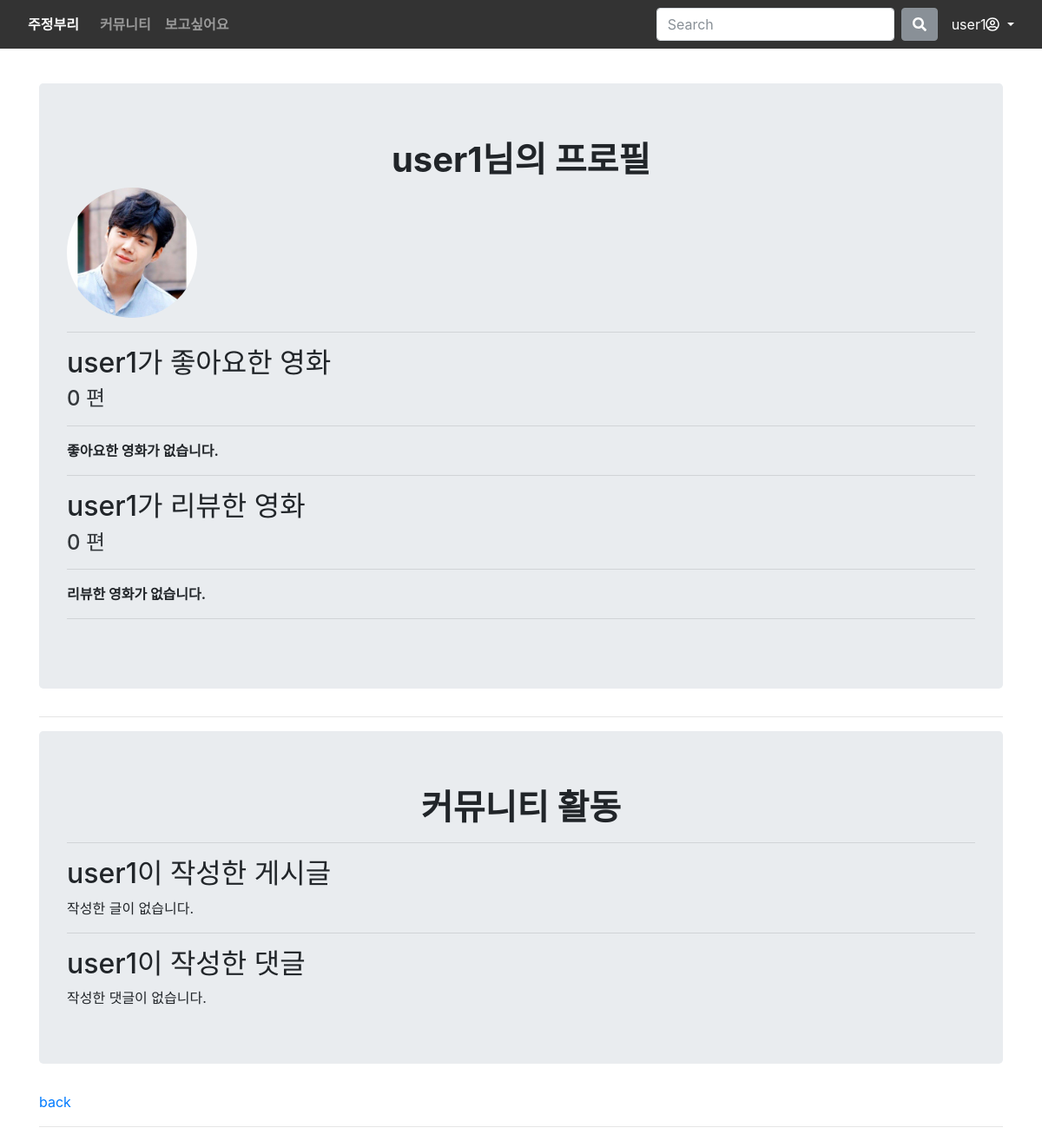
Before: /accounts/user1/ (signed in) with the older database file.
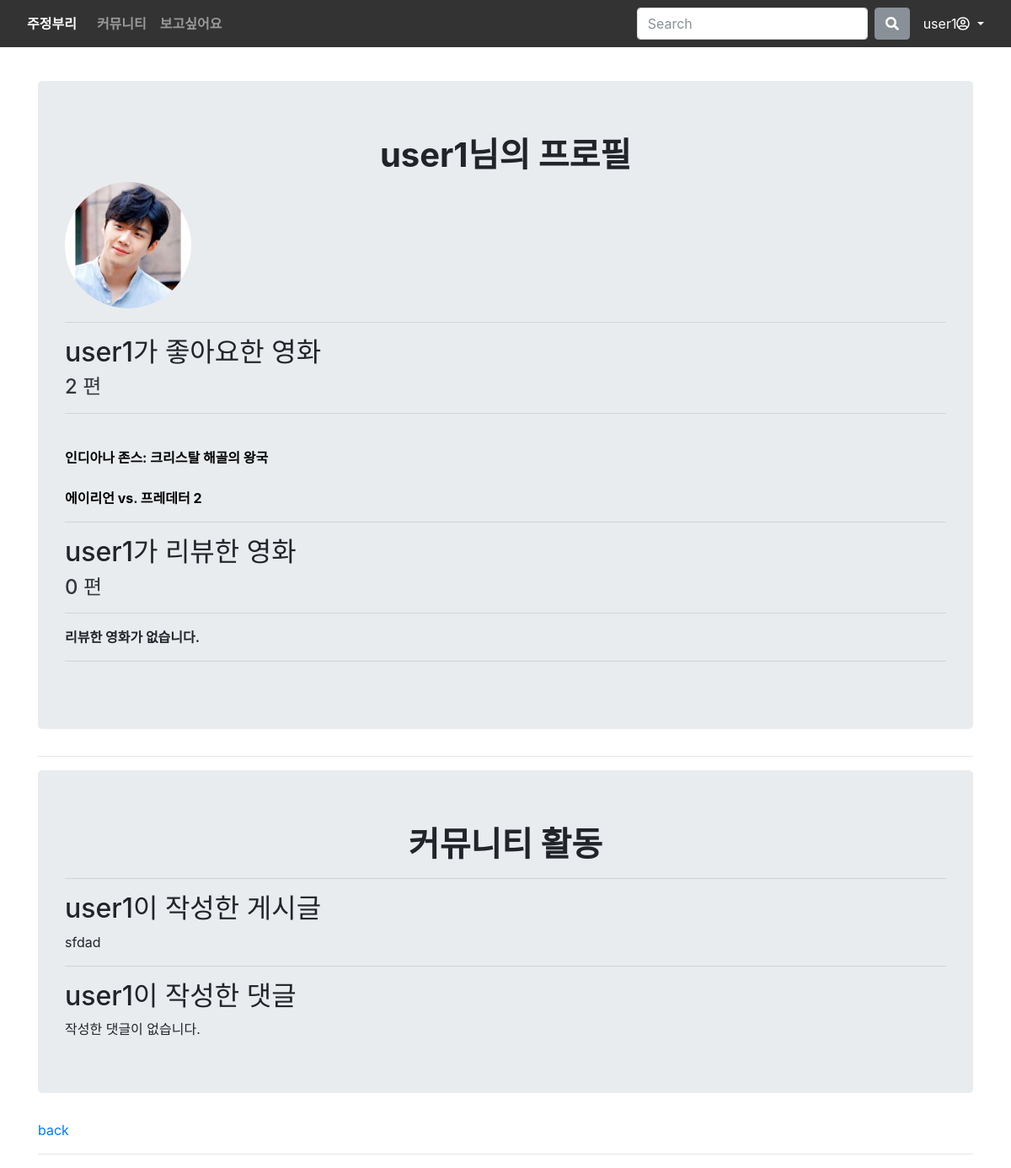
After: the same page with the newer database file.
### accounts/models.py (models this page shows)
class User(AbstractUser):
    pass

### movies/models.py (models this page shows)
class Movie(models.Model):
    title = models.CharField(max_length=30)
    rank = models.IntegerField()
    audience = models.IntegerField()
    adult = models.BooleanField()
    poster_url = models.TextField()
    overview = models.TextField()
    original_lang = models.CharField(max_length=50)
    release_date = models.DateField()
    genre = models.ManyToManyField(Genre, symmetrical=False, related_name='movies')
    video = models.CharField(max_length=500)
    like_users = models.ManyToManyField(settings.AUTH_USER_MODEL, related_name='like_movies', blank=True)

### community/models.py (models this page shows)
class Article(models.Model):
    title= models.CharField(max_length=100)
    content = models.TextField()
    created_at = models.DateTimeField(auto_now_add=True)
    updated_at = models.DateTimeField(auto_now=True)
    user = models.ForeignKey(settings.AUTH_USER_MODEL, on_delete=models.CASCADE)
    purpose = models.IntegerField()

### accounts/views.py (the view)
# urls.py: path('<username>/', views.profile, name='profile'),
@login_required
def profile(request, username):
    person = get_object_or_404(get_user_model(), username=username)
    context = {
        'person': person,
    }
    return render(request, 'accounts/profile.html', context)

### accounts/templates/accounts/profile.html (shortened to what this page needs)
{% extends 'base.html' %}
{% block content %}
{% load static %}
<div class="jumbotron">
  <h1 class="text-center"><strong>{{ person.username }}님의 프로필</strong></h1>
  <img class="img " src="{% static '/ssunho.jpg'%}" class="rounded float-left">
  <hr>
  <h2>{{ person.username }}가 좋아요한 영화</h2>
  <h4 style="opacity: 0.9;"> {{ person.like_movies.all|length }} 편 </h4>
  <hr>
  {% for movie in person.like_movies.all %}
    <br>
    <a href="{% url "movies:movie_detail" movie.pk%}" style="color:black"><strong>{{ movie.title }}</strong></a>
    <br>
  {% empty%}
    <div><strong>좋아요한 영화가 없습니다.</strong> </div>
  {% endfor %}
  <hr>
  <h2>{{ person.username }}가 리뷰한 영화</h2>
  <h4 style="opacity: 0.9;">{{ person.review_set.all|length }} 편</h4>
  <hr>
  {% for review in person.review_set.all %}
    <br>
    <div><strong>{{ review.movie.title }}</strong></div>
  {% empty%}
    <div><strong>리뷰한 영화가 없습니다.</strong> </div>
  {% endfor %}
  <hr>
</div>
<hr>
<div class="jumbotron">
  <h1 class="text-center"><strong>커뮤니티 활동</strong></h1>
  <hr>
  <h2>{{ person.username }}이 작성한 게시글</h2>
  {% for article in person.article_set.all %}
    <div>{{ article.title }}</div>
  {% empty %}
    <div> 작성한 글이 없습니다. </div>
  {% endfor %}
  <hr>
  <h2>{{ person.username }}이 작성한 댓글</h2>
  {% for comment in person.comment_set.all %}
    <div>{{  comment.content }}</div>
    {% empty %}
    <div> 작성한 댓글이 없습니다. </div>
  {% endfor %}
</div>
<a href="{% url 'community:index' %}">back</a>
<hr>
{% endblock  %}

### final_pjt/templates/base.html (shortened to what this page needs)
<!DOCTYPE html>
<html lang="en">
<head>
  {% load static %}
  <link rel="stylesheet" href="https://cdn.jsdelivr.net/npm/bootstrap@4.5.3/dist/css/bootstrap.min.css">
</head>
<body>
<nav class="fixed-top navbar navbar-expand-lg navbar-dark" style='background-color: black'>
  <a class="nav-link active text-white" href="{% url 'movies:first' %}"><strong>주정부리</strong></a>
  <div class="collapse navbar-collapse" id="navbarSupportedContent">
    <ul class="navbar-nav mr-auto">
      {% if request.user.is_superuser %}
      <li class="nav-item">
        <a class="nav-link" href="http://127.0.0.1:8000/admin/">관리자</a>
      </li>
      <li class="nav-item">
        <a class="nav-link" href="{% url 'community:index' %}">커뮤니티</a>
      </li>
      <li class="nav-item">
        <a class="nav-link" href="{% url 'movies:movie_list' %}">보고싶어요</a>
      </li>
      {% elif request.user.is_authenticated %}
      <li class="nav-item">
        <a class="nav-link" href="{% url 'community:index' %}"><strong>
        커뮤니티</strong></a>
      </li>
      <li class="nav-item">
        <a class="nav-link" href="{% url 'movies:movie_list' %}">
        <strong>보고싶어요</strong></a>
      </li>
      {% endif %}
    </ul>
    <form action="{% url 'movies:movie_search' %}" class="form-inline my-2 my-lg-0" method='GET'>
      <input class='form-control mr-sm-2' type="search" placeholder='Search' aria-label='Search' name='q'>
      <button class='btn btn-secondary my-2 my-sm-0' type='submit'><i class='fas fa-search'></i></button>
    </form>
    {% if request.user.is_authenticated %}
    <form class="form-inline">
      <div class="nav-item dropdown">
        <a class="nav-link dropdown-toggle text-white" href="#" id="navbarDropdown" role="button" data-toggle="dropdown" aria-haspopup="true" aria-expanded="false">
          {{request.user.username}}<i class="far fa-user-circle"></i>
        </a>
      </div>
  </form>
  {% endif %}
  </div>
</nav>
<div class='container mt-5 pt-5 '>
    {% block content  %}
    {% endblock  %}
 </div>
</body>
</html>

Changed rows visible on the page:
changed User "user1": like_movies.all|length "0" → "2"
now on this page (row unchanged): Movie: title "인디아나 존스: 크리스탈 해골의 왕국"
now on this page (row unchanged): Movie: title "에이리언 vs. 프레데터 2"
added Article: title "sfdad"
Other visible differences:
text no longer shown: "좋아요한 영화가 없습니다. 작성한 글이 없습니다."
